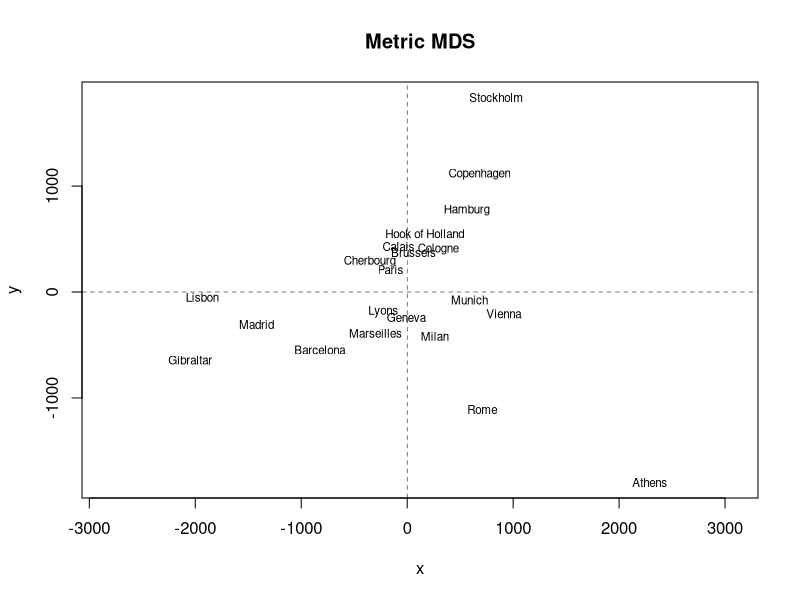

This figure's R source:
# ==========================================
#     Metric MDS : 데이터가 실제로 구간척도나 비율척도 
# ==========================================
#   > 데이터가 그 값 자체만으로 서로간의 거리를표현하기 적합

# 실제 거리 데이터를 다차원 2차원 평면에 시각화


print(eurodist)
# Athens Barcelona Brussels Calais Cherbourg Cologne Copenhagen Geneva Gibraltar Hamburg Hook of Holland Lisbon Lyons
# Barcelona         3313                                                                                                             
# Brussels          2963      1318                                                                                                   
# Calais            3175      1326      204                                                                                          
# Cherbourg         3339      1294      583    460                                                                                   
# Cologne           2762      1498      206    409       785                                                                         
# Copenhagen        3276      2218      966   1136      1545     760                                                                 
# Geneva            2610       803      677    747       853    1662       1418 
# > 유럽 주요 도시 간의 거리 행렬 데이터(2차원)

library(MASS)
loc <- cmdscale(eurodist) # eurodist 데이터 2차원 좌표로 변환 : 거리 데이터를 바탕으로 각 도시의 좌표 계산

head(loc)
#           [,1]      [,2]
# Athens    2290.27468 1798.8029
# Barcelona -825.38279  546.8115
# Brussels    59.18334 -367.0814
# Calais     -82.84597 -429.9147
# Cherbourg -352.49943 -290.9084
# Cologne    293.68963 -405.3119

x <- loc[,1] # x좌표 
y <- -loc[,2] # y좌표

plot(x,y,type="n", asp=1, main="Metric MDS") # 그래프 그리기 but 표시는 no! (x/y축 비율 1:1)
text(x,y,rownames(loc), cex=0.7) # 도시 이름을 가져와 해당 좌표 위에 추가 (글자크기 : 0.7) 
abline(v=0, h=0,lty=2, lwd=0.5) # x축과 y축을 그림 --> 수직, 수평선 0의 위치 + lty = 2 : 점선 , lwd = 0.5 : 두께

# => 객체들간의 집단성, 연관성을 한눈에 볼 수 있음 